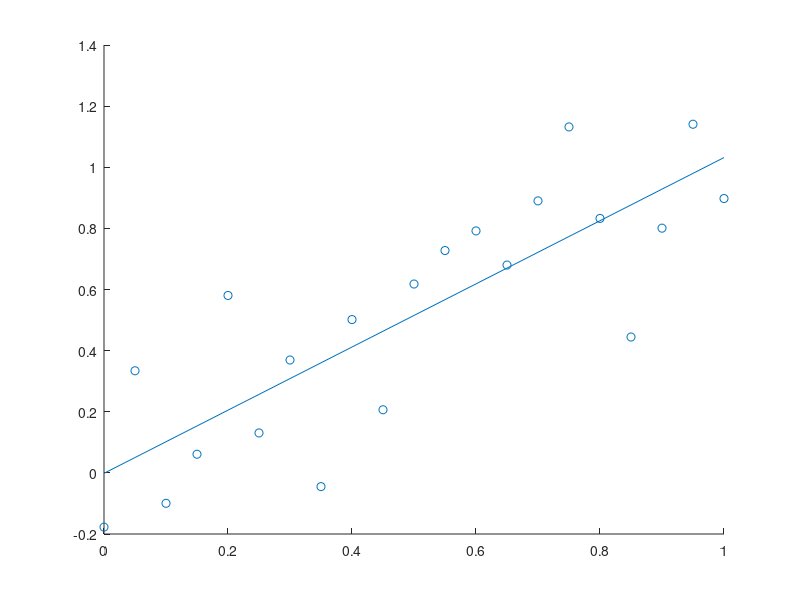

Here is the MATLAB script that generated this plot: (Note: this script raises an error after producing the figure.)
%% 1
x = 0:0.05:1;
y = x + 0.2*randn(1, length(x));

X = [ ones(length(x),1) x(:)];
a = (X.'*X)\(X.'*y(:));
linreg = a(1) + a(2) * x;

hold on
scatter(x,y);
plot(x,linreg);
hold off
% p = newp(x,y,'
%% 2
clear; close all;
x = linspace(0,1,21);
y = -sin(.8*pi*x);

net = fitnet(2);
net = configure(net,x,y);
net.inputs{1}.processFcns = {};
net.outputs{2}.processFcns = {};
[net, tr] = train(net, x, y);

[biases, weights] = hidden_layer_weights(net);
TF = hidden_layer_transfer_function(net);

out_n2 = TF(biases(2)+weights(2)*x);
out_n1 = TF(biases(1)+weights(1)*x);

[biases_out, weights_out] = output_layer_weights(net);
TF_out = output_layer_transfer_function(net);

output = TF_out(biases_out+weights_out(1)*out_n1+weights_out(2)*out_n2);
%%
hold on
scatter(x,out_n1, 15, 'filled');
scatter(x,out_n2, 15, 'filled');
scatter(x,output, 25);
plot(x,y);
legend('hidden neuron 1', 'hidden neuron 2', 'network estimate', 'sin(x^2)');
xlabel('x');
ylabel('y');
title('Estimate of sin(x^2) with two hidden layers');
hold off
